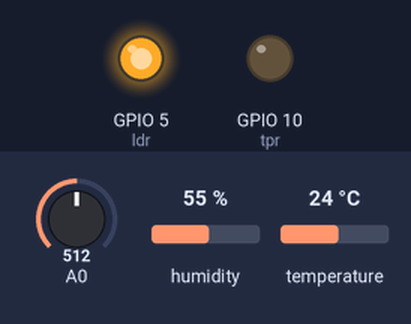
The sketch below on a simulated ESP8266 (NodeMCU). Parts: output pins drawn as LEDs (lit = HIGH). Inputs (shaded band) come from the test bench; at power-on: A0 = 512, humidity 55 %, temperature 24 °C. What the sketch prints to the serial monitor is not drawn.

Above: at 1.0 s.
At 3.0 s:
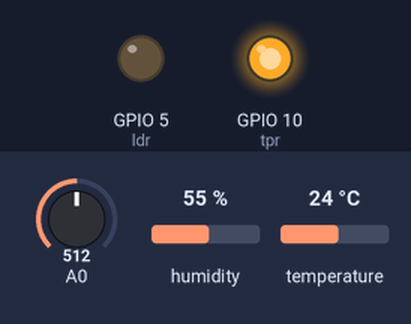
At 4.06 s:
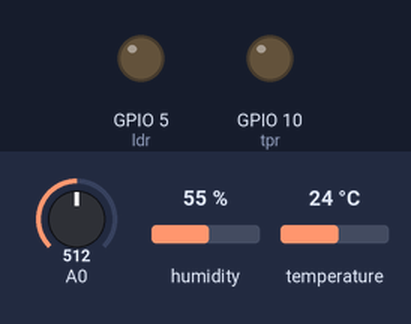
Timing chart, 0 to 5.2 s (numbered marks = the images above):
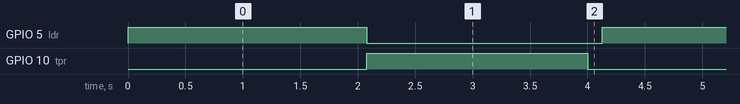

The sketch:

haberlesme_verici.ino
```cpp
#include <ESP8266WiFi.h>
#include <espnow.h>
#include "DHT.h"

#define ldr 5
#define tpr 10

#define DHTTYPE DHT11
#define dht_dpin  0     // UNUTMA!!!!

DHT dht(dht_dpin, DHTTYPE);
long int x = 0;
long int y ;

int analogdan_gelen_deger ;
int analogdan_gelen_deger2 ;
float nem_havadaki;
float sicaklik_ortamdaki;

int sure = 2000;

int a, b ;

uint8_t broadcastAddress1[] = {0x3C, 0x61, 0x05, 0xD0, 0xFA, 0x0B}; // 3C:61:05:D0:2E:7C//3C:61:05:D0:61:2B  // UNUTMA!!!! 3C:61:05:D0:FA:0B


typedef struct test_struct {
  int analogdan_gelen_deger;
  int analogdan_gelen_deger2;
  float nem_havadaki;
  float sicaklik_ortamdaki;


} test_struct;

test_struct test;

unsigned long lastTime = 0;
unsigned long timerDelay = 2000;

// Callback when data is sent
void OnDataSent(uint8_t *mac_addr, uint8_t sendStatus) {
  char macStr[18];

  Serial.print("Packet to:");
  snprintf(macStr, sizeof(macStr), "%02x:%02x:%02x:%02x:%02x:%02x",
           mac_addr[0], mac_addr[1], mac_addr[2], mac_addr[3], mac_addr[4], mac_addr[5]);
  Serial.print(macStr);
  Serial.print(" send status: ");
  if (sendStatus == 0) {
    Serial.println("Delivery success");
  }
  else {
    Serial.println("Delivery fail");
  }
}


void setup() {

  if (esp_now_init() != 0) {
    Serial.println("Error initializing ESP-NOW");
    return;
  }
  dht.begin();
  pinMode(ldr, OUTPUT);
  pinMode(tpr, OUTPUT);


  Serial.begin(115200);


  WiFi.mode(WIFI_STA);
  WiFi.disconnect();


  esp_now_set_self_role(ESP_NOW_ROLE_CONTROLLER);


  esp_now_add_peer(broadcastAddress1, ESP_NOW_ROLE_SLAVE, 1, NULL, 0);


}

void loop() {


  y = millis();
  if (y - x <= sure) {

    digitalWrite(ldr, HIGH);
    analogdan_gelen_deger = analogRead(A0);
    test.analogdan_gelen_deger = analogRead(A0);
    Serial.print("ldr \n");
    Serial.println(analogdan_gelen_deger);

  }
  else if (y - x > sure && y - x <= (sure * 2)) {


    digitalWrite(ldr, LOW);

    digitalWrite(tpr, HIGH);
    analogdan_gelen_deger2 = analogRead(A0);
    test.analogdan_gelen_deger2 = analogRead(A0);
    Serial.print("tpr\t");
    Serial.println(analogdan_gelen_deger2);

  }

  else {
    digitalWrite(tpr, LOW);
    x = millis();
  }


  nem_havadaki = dht.readHumidity();
  sicaklik_ortamdaki = dht.readTemperature();
  Serial.print("\t\t\t");
  Serial.print("Havadaki Nem Oranı = ");
  Serial.print(nem_havadaki);
  Serial.print("%  ");
  Serial.print("Ortamın Sıcaklığı = ");
  Serial.print(sicaklik_ortamdaki);
  Serial.println("C  ");

  delay(100);


  if ((millis() - lastTime) > timerDelay) {


    //    test.analogdan_gelen_deger = analogRead(A0);
    //    test.analogdan_gelen_deger2 = analogRead(A0);
    test.nem_havadaki = dht.readHumidity();
    test.sicaklik_ortamdaki = dht.readTemperature();


    esp_now_send(0, (uint8_t *) &test, sizeof(test));

    lastTime = millis();
  }

}
```

Measured:
- by itself, GPIO 5 (ldr), GPIO 10 (tpr): alternates HIGH for 2.0 s and LOW for 2.1 s
- by itself, everything shown: repeats every 4.0 s, in 3 steps
